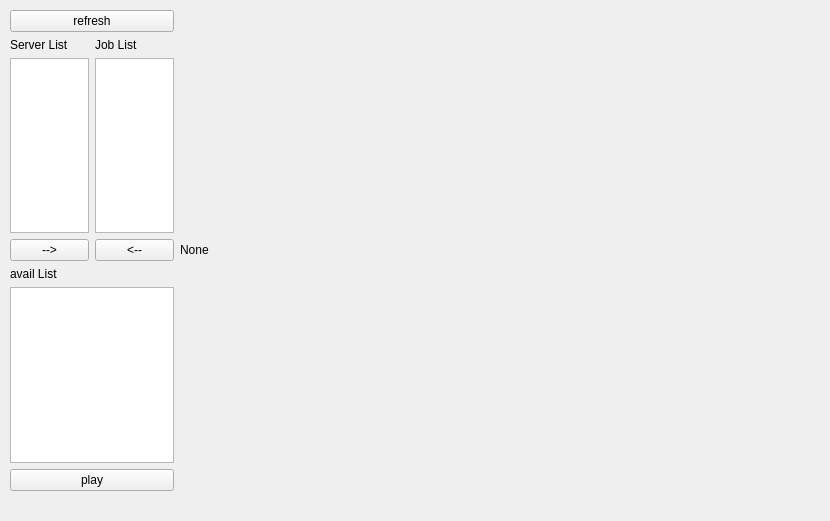
<?xml version="1.0" encoding="UTF-8"?>
<ui version="4.0">
 <class>MainWindow</class>
 <widget class="QMainWindow" name="MainWindow">
  <property name="geometry">
   <rect>
    <x>0</x>
    <y>0</y>
    <width>830</width>
    <height>521</height>
   </rect>
  </property>
  <property name="sizePolicy">
   <sizepolicy hsizetype="Fixed" vsizetype="Fixed">
    <horstretch>0</horstretch>
    <verstretch>0</verstretch>
   </sizepolicy>
  </property>
  <property name="minimumSize">
   <size>
    <width>830</width>
    <height>500</height>
   </size>
  </property>
  <property name="maximumSize">
   <size>
    <width>830</width>
    <height>521</height>
   </size>
  </property>
  <property name="windowTitle">
   <string>MainWindow</string>
  </property>
  <widget class="QWidget" name="centralwidget">
   <property name="sizePolicy">
    <sizepolicy hsizetype="Fixed" vsizetype="Fixed">
     <horstretch>0</horstretch>
     <verstretch>0</verstretch>
    </sizepolicy>
   </property>
   <property name="minimumSize">
    <size>
     <width>830</width>
     <height>500</height>
    </size>
   </property>
   <property name="maximumSize">
    <size>
     <width>830</width>
     <height>500</height>
    </size>
   </property>
   <widget class="QWidget" name="verticalLayoutWidget_3">
    <property name="geometry">
     <rect>
      <x>10</x>
      <y>10</y>
      <width>164</width>
      <height>481</height>
     </rect>
    </property>
    <layout class="QVBoxLayout" name="verticalLayout_5">
     <item>
      <widget class="QPushButton" name="RefreshButton">
       <property name="text">
        <string>refresh</string>
       </property>
      </widget>
     </item>
     <item>
      <layout class="QHBoxLayout" name="horizontalLayout_8">
       <item>
        <layout class="QVBoxLayout" name="verticalLayout_3">
         <item>
          <widget class="QLabel" name="label">
           <property name="text">
            <string>Server List</string>
           </property>
          </widget>
         </item>
         <item>
          <widget class="QListWidget" name="ServerListWidget"/>
         </item>
         <item>
          <widget class="QPushButton" name="add_jobButton">
           <property name="text">
            <string>--&gt;</string>
           </property>
          </widget>
         </item>
        </layout>
       </item>
       <item>
        <layout class="QVBoxLayout" name="verticalLayout_4">
         <item>
          <widget class="QLabel" name="label_2">
           <property name="text">
            <string>Job List</string>
           </property>
          </widget>
         </item>
         <item>
          <widget class="QListWidget" name="JobListWidget"/>
         </item>
         <item>
          <widget class="QPushButton" name="remove_jobButton">
           <property name="text">
            <string>&lt;--</string>
           </property>
          </widget>
         </item>
        </layout>
       </item>
      </layout>
     </item>
     <item>
      <widget class="QLabel" name="label_3">
       <property name="text">
        <string>avail List</string>
       </property>
      </widget>
     </item>
     <item>
      <widget class="QListWidget" name="AvailListWidget"/>
     </item>
     <item>
      <widget class="QPushButton" name="playButton">
       <property name="text">
        <string>play</string>
       </property>
      </widget>
     </item>
    </layout>
   </widget>
   <widget class="QLabel" name="label_4">
    <property name="geometry">
     <rect>
      <x>180</x>
      <y>10</y>
      <width>640</width>
      <height>480</height>
     </rect>
    </property>
    <property name="text">
     <string>None</string>
    </property>
   </widget>
  </widget>
  <widget class="QMenuBar" name="menubar">
   <property name="geometry">
    <rect>
     <x>0</x>
     <y>0</y>
     <width>830</width>
     <height>21</height>
    </rect>
   </property>
  </widget>
 </widget>
 <resources/>
 <connections/>
</ui>
